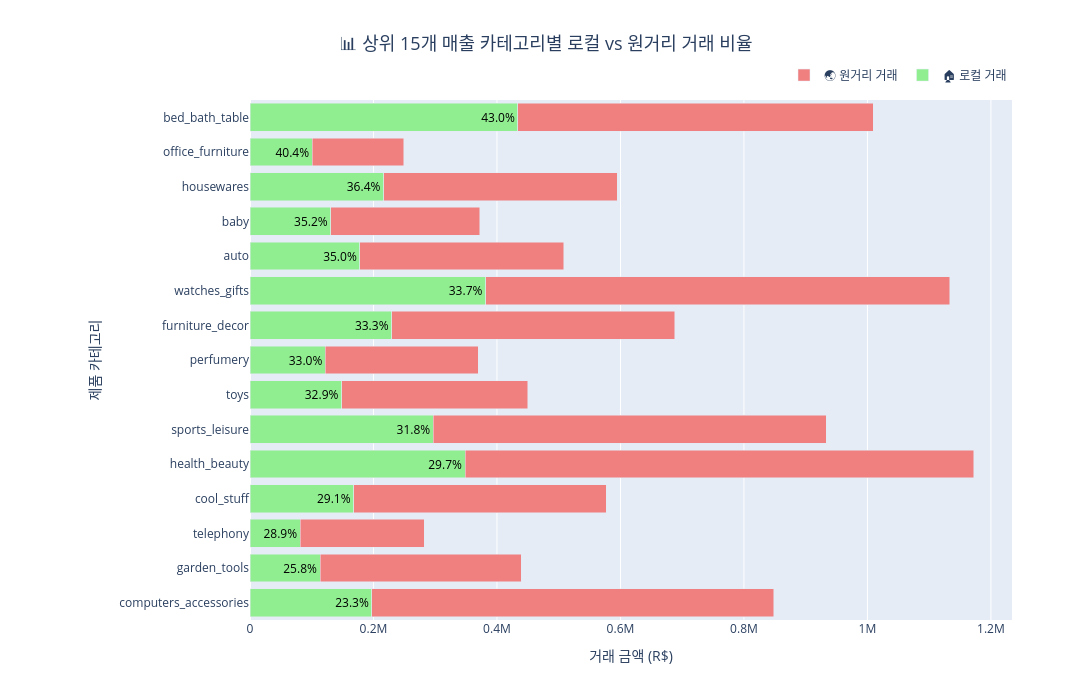
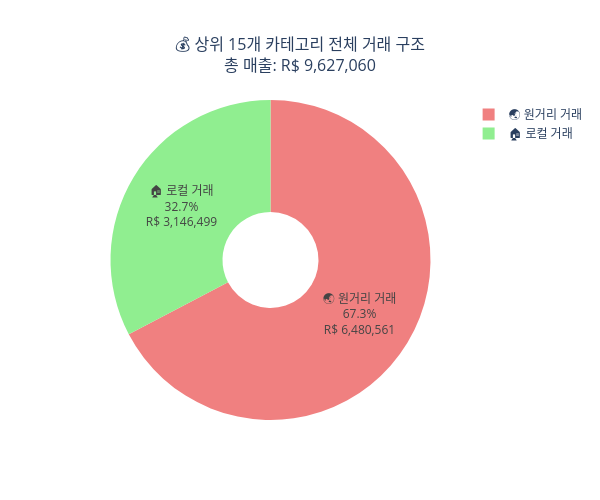

The code cell stored with these charts, in order, in its notebook:
### Code cell
# %%
print("🎨 상위 15개 매출 카테고리별 로컬 vs 원거리 거래 비율")

# 1. 전체 카테고리별 로컬/원거리 거래 집계
detailed_category_trade = df_matching.groupby(['category', 'trade_type']).agg({
   'total_value': 'sum',
   'transaction_count': 'sum'
}).reset_index()

# 2. 피벗 테이블로 변환
detailed_pivot = detailed_category_trade.pivot(
   index='category', 
   columns='trade_type', 
   values='total_value'
).fillna(0)

# 3. 비율 계산
detailed_pivot['total'] = detailed_pivot.sum(axis=1)
detailed_pivot['local_ratio'] = (detailed_pivot['Local'] / detailed_pivot['total'] * 100).round(1)

# 4. 총 거래량 기준으로 상위 15개만 선택
top_15_categories = detailed_pivot.sort_values('total', ascending=False).head(15)

# 5. 로컬 비율 기준으로 재정렬
top_15_sorted = top_15_categories.sort_values('local_ratio', ascending=True)

# 6. 시각화
fig_top15 = go.Figure()

# 로컬 거래
fig_top15.add_trace(go.Bar(
   y=top_15_sorted.index,
   x=top_15_sorted['Local'],
   name='🏠 로컬 거래',
   marker_color='lightgreen',
   orientation='h',
   text=[f"{ratio:.1f}%" for ratio in top_15_sorted['local_ratio']],
   textposition='inside',
   textfont=dict(size=12, color='black')
))

# 원거리 거래
fig_top15.add_trace(go.Bar(
   y=top_15_sorted.index,
   x=top_15_sorted['Cross-State'],
   name='🌏 원거리 거래',
   marker_color='lightcoral',
   orientation='h'
))

fig_top15.update_layout(
   title={
       'text': "📊 상위 15개 매출 카테고리별 로컬 vs 원거리 거래 비율",
       'x': 0.5,
       'font': {'size': 18}
   },
   xaxis_title="거래 금액 (R$)",
   yaxis_title="제품 카테고리",
   barmode='stack',
   width=1200,
   height=700,
   legend=dict(orientation="h", yanchor="bottom", y=1.02, xanchor="right", x=1),
   margin=dict(l=250)  # 왼쪽 여백 늘려서 카테고리명 표시
)

fig_top15.show()

# %%
# 상위 15개 카테고리 상세 분석
print("🔍 상위 15개 매출 카테고리 로컬라이제이션 분석:")
print("="*60)

print(f"{'순위':<4} {'카테고리':<35} {'로컬비율':<8} {'총매출':<15} {'로컬매출':<15}")
print("-" * 85)

for i, (cat, row) in enumerate(top_15_categories.iterrows(), 1):
   local_level = "🟢" if row['local_ratio'] >= 60 else "🟡" if row['local_ratio'] >= 40 else "🔴"
   print(f"{i:<4} {cat:<35} {row['local_ratio']:>5.1f}% {local_level} {row['total']:>12,.0f} {row['Local']:>12,.0f}")

# %%
# 간단한 도넛 차트로 로컬vs원거리 비율 요약
print("🎨 상위 15개 카테고리 전체 로컬/원거리 비율")

total_local_top15 = top_15_categories['Local'].sum()
total_cross_top15 = top_15_categories['Cross-State'].sum()
total_top15 = total_local_top15 + total_cross_top15

fig_donut = go.Figure(data=[go.Pie(
   labels=['🏠 로컬 거래', '🌏 원거리 거래'],
   values=[total_local_top15, total_cross_top15],
   hole=.3,
   marker_colors=['lightgreen', 'lightcoral'],
   textinfo='label+percent+value',
   texttemplate='%{label}<br>%{percent}<br>R$ %{value:,.0f}'
)])

fig_donut.update_layout(
   title={
       'text': f"💰 상위 15개 카테고리 전체 거래 구조<br>총 매출: R$ {total_top15:,.0f}",
       'x': 0.5,
       'font': {'size': 16}
   },
   width=600,
   height=500
)

fig_donut.show()

# %%
# 핵심 인사이트
print("💡 상위 15개 매출 카테고리 핵심 인사이트:")
print("="*50)

high_local_top15 = top_15_categories[top_15_categories['local_ratio'] >= 60]
low_local_top15 = top_15_categories[top_15_categories['local_ratio'] < 40]

avg_local_ratio_top15 = top_15_categories['local_ratio'].mean()
overall_local_ratio_top15 = (total_local_top15 / total_top15 * 100)

print(f"📊 상위 15개 카테고리 평균 로컬 비율: {avg_local_ratio_top15:.1f}%")
print(f"📊 상위 15개 카테고리 전체 로컬 비율: {overall_local_ratio_top15:.1f}%")
print(f"🟢 높은 로컬라이제이션 (60% 이상): {len(high_local_top15)}개")
print(f"🔴 낮은 로컬라이제이션 (40% 미만): {len(low_local_top15)}개")

print(f"\n🏆 최고 로컬 카테고리: {top_15_categories['local_ratio'].idxmax()} ({top_15_categories['local_ratio'].max():.1f}%)")
print(f"🌏 최고 원거리 카테고리: {top_15_categories['local_ratio'].idxmin()} ({top_15_categories['local_ratio'].min():.1f}%)")

### Figure 1 — Plotly figure (JSON) as saved in the notebook; plotly's stock layout.template omitted (floating-point values rounded to 4 significant figures)
{"data": [{"marker": {"color": "lightgreen"}, "name": "🏠 로컬 거래", "orientation": "h", "text": ["23.3%", "25.8%", "28.9%", "29.1%", "29.7%", "31.8%", "32.9%", "33.0%", "33.3%", "33.7%", "35.0%", "35.2%", "36.4%", "40.4%", "43.0%"], "textfont": {"color": "black", "size": 12}, "textposition": "inside", "type": "bar", "x": [197500.0, 113400.0, 81360.0, 168000.0, 348300.0, 296900.0, 148200.0, 122200.0, 229400.0, 381500.0, 178000.0, 130900.0, 216300.0, 100700.0, 434000.0], "y": ["computers_accessories", "garden_tools", "telephony", "cool_stuff", "health_beauty", "sports_leisure", "toys", "perfumery", "furniture_decor", "watches_gifts", "auto", "baby", "housewares", "office_furniture", "bed_bath_table"]}, {"marker": {"color": "lightcoral"}, "name": "🌏 원거리 거래", "orientation": "h", "type": "bar", "x": [650700.0, 325600.0, 200500.0, 408700.0, 824100.0, 636600.0, 302000.0, 247900.0, 458500.0, 751700.0, 330300.0, 241300.0, 378400.0, 148700.0, 575600.0], "y": ["computers_accessories", "garden_tools", "telephony", "cool_stuff", "health_beauty", "sports_leisure", "toys", "perfumery", "furniture_decor", "watches_gifts", "auto", "baby", "housewares", "office_furniture", "bed_bath_table"]}], "layout": {"barmode": "stack", "height": 700, "legend": {"orientation": "h", "x": 1, "xanchor": "right", "y": 1.02, "yanchor": "bottom"}, "margin": {"l": 250}, "title": {"font": {"size": 18}, "text": "📊 상위 15개 매출 카테고리별 로컬 vs 원거리 거래 비율", "x": 0.5}, "width": 1200, "xaxis": {"title": {"text": "거래 금액 (R$)"}}, "yaxis": {"title": {"text": "제품 카테고리"}}}}

### Figure 2 — Plotly figure (JSON) as saved in the notebook; plotly's stock layout.template omitted (floating-point values rounded to 4 significant figures)
{"data": [{"hole": 0.3, "labels": ["🏠 로컬 거래", "🌏 원거리 거래"], "marker": {"colors": ["lightgreen", "lightcoral"]}, "textinfo": "label+percent+value", "texttemplate": "%{label}<br>%{percent}<br>R$ %{value:,.0f}", "type": "pie", "values": [3146000.0, 6481000.0]}], "layout": {"height": 500, "title": {"font": {"size": 16}, "text": "💰 상위 15개 카테고리 전체 거래 구조<br>총 매출: R$ 9,627,060", "x": 0.5}, "width": 600}}
